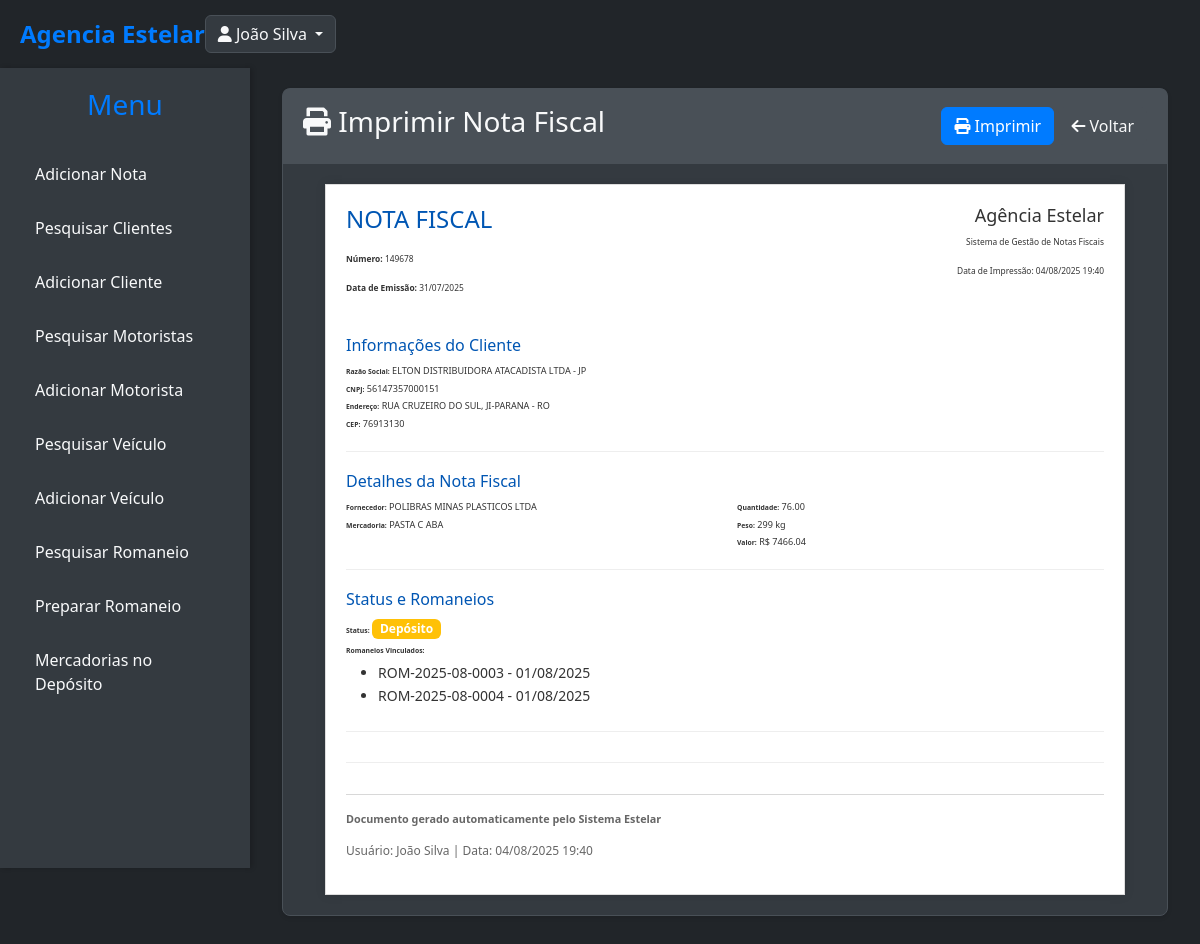
The page /notas/minhas-notas/7/imprimir/ (signed in) on the database its author committed.
### notas/models.py (models this page shows, shortened)
class Usuario(models.Model):
    TIPO_USUARIO_CHOICES = [
        ('admin', 'Administrador'),
        ('funcionario', 'Funcionário'),
        ('cliente', 'Cliente'),
    ]
    username = models.CharField(max_length=150, unique=True, verbose_name="Nome de Usuário")
    email = models.EmailField(unique=True, verbose_name="E-mail")
    first_name = models.CharField(max_length=30, verbose_name="Nome")
    last_name = models.CharField(max_length=30, verbose_name="Sobrenome")
    is_active = models.BooleanField(default=True, verbose_name="Ativo")
    is_staff = models.BooleanField(default=False, verbose_name="Staff")
    date_joined = models.DateTimeField(auto_now_add=True, verbose_name="Data de Cadastro")
    password = models.CharField(max_length=128, verbose_name="Senha")
    tipo_usuario = models.CharField(
        max_length=20,
        choices=TIPO_USUARIO_CHOICES,
        default='funcionario',
        verbose_name="Tipo de Usuário"
    )
    cliente = models.ForeignKey(
        Cliente,
        on_delete=models.CASCADE,
        null=True,
        blank=True,
        verbose_name="Cliente Vinculado"
    )
    telefone = models.CharField(max_length=20, blank=True, verbose_name="Telefone")
    ultimo_acesso = models.DateTimeField(null=True, blank=True, verbose_name="Último Acesso")
    REQUIRED_FIELDS = ['email', 'first_name', 'last_name']
    USERNAME_FIELD = 'username'
    is_authenticated = True
    is_anonymous = False
    objects = UsuarioManager()
    class Meta:
        verbose_name = "Usuário"
        verbose_name_plural = "Usuários"
        ordering = ['username']
    def get_full_name(self):
        return f"{self.first_name} {self.last_name}".strip()
    @property
    def is_admin(self):
        return self.tipo_usuario == 'admin'
    @property
    def is_funcionario(self):
        return self.tipo_usuario == 'funcionario'
    @property
    def is_cliente(self):
        return self.tipo_usuario == 'cliente'
    def can_access_funcionalidades(self):
        return self.is_admin or self.is_funcionario
    @property
    def is_anonymous(self):
        """Verifica se o usuário é anônimo"""
        return False
    @property
    def is_authenticated(self):
        return True

class NotaFiscal(models.Model):
    cliente = models.ForeignKey(Cliente, on_delete=models.PROTECT, related_name='notas_fiscais', verbose_name="Cliente")
    nota = models.CharField(max_length=50, verbose_name="Número da Nota")
    data = models.DateField(verbose_name="Data de Emissão") # Nome 'data' mantido, era o que o Django esperava
    fornecedor = models.CharField(max_length=200, verbose_name="Fornecedor")
    mercadoria = models.CharField(max_length=200, verbose_name="Mercadoria")
    quantidade = models.DecimalField(max_digits=10, decimal_places=2, verbose_name="Quantidade")
    peso = models.DecimalField(max_digits=10, decimal_places=2, verbose_name="Peso (kg)")
    valor = models.DecimalField(max_digits=10, decimal_places=2, verbose_name="Valor (R$)")
    STATUS_NF_CHOICES = [ # Renomeado para evitar conflito com Cliente.STATUS_CHOICES
        ('Depósito', 'Depósito'),
        ('Enviada', 'Enviada'),
    ]
    status = models.CharField(max_length=20, default='Depósito', choices=STATUS_NF_CHOICES, verbose_name="Status da NF")
    romaneios = models.ManyToManyField(
        'RomaneioViagem',
        related_name='notas_vinculadas', # Related_name específico para evitar conflitos
        blank=True,
        verbose_name="Romaneios Vinculados"
    )
    class Meta:
        verbose_name = "Nota Fiscal"
        verbose_name_plural = "Notas Fiscais"
        ordering = ['-data', 'nota']
        constraints = [
            UniqueConstraint(fields=['nota', 'cliente', 'mercadoria', 'quantidade', 'peso'],
                             name='unique_nota_fiscal_por_campos_chave')
        ]

class Cliente(models.Model):
    razao_social = models.CharField(max_length=255, unique=True, verbose_name="Razão Social") # Adicionado unique=True
    cnpj = models.CharField(max_length=18, unique=True, blank=True, null=True, verbose_name="CNPJ")
    nome_fantasia = models.CharField(max_length=255, blank=True, null=True, verbose_name="Nome Fantasia")
    inscricao_estadual = models.CharField(max_length=20, blank=True, null=True, verbose_name="Inscrição Estadual")
    endereco = models.CharField(max_length=255, blank=True, null=True, verbose_name="Endereço")
    numero = models.CharField(max_length=10, blank=True, null=True, verbose_name="Número")
    complemento = models.CharField(max_length=255, blank=True, null=True, verbose_name="Complemento")
    bairro = models.CharField(max_length=100, blank=True, null=True, verbose_name="Bairro")
    cidade = models.CharField(max_length=100, blank=True, null=True, verbose_name="Cidade")
    estado = models.CharField(max_length=2, blank=True, null=True, verbose_name="Estado (UF)")
    cep = models.CharField(max_length=9, blank=True, null=True, verbose_name="CEP")
    telefone = models.CharField(max_length=20, blank=True, null=True, verbose_name="Telefone")
    email = models.EmailField(blank=True, null=True, verbose_name="Email")
    STATUS_CHOICES = [
        ('Ativo', 'Ativo'),
        ('Inativo', 'Inativo'),
    ]
    status = models.CharField(max_length=10, choices=STATUS_CHOICES, default='Ativo', verbose_name="Status")
    class Meta:
        verbose_name = "Cliente"
        verbose_name_plural = "Clientes"
        ordering = ['razao_social']

class RomaneioViagem(models.Model):
    codigo = models.CharField(max_length=20, unique=True, verbose_name="Código do Romaneio")
    STATUS_ROMANEIO_CHOICES = [
        ('Rascunho', 'Rascunho'),
        ('Emitido', 'Emitido'),
    ]
    status = models.CharField(max_length=10, choices=STATUS_ROMANEIO_CHOICES, default='Rascunho', verbose_name="Status do Romaneio")
    cliente = models.ForeignKey(
        Cliente,
        on_delete=models.PROTECT,
        related_name='romaneios_cliente',
        verbose_name="Cliente"
    )
    veiculo = models.ForeignKey(
        Veiculo,
        on_delete=models.PROTECT,
        related_name='romaneios_veiculo',
        verbose_name="Unidade de Veículo"
    )
    motorista = models.ForeignKey(
        Motorista,
        on_delete=models.PROTECT,
        related_name='romaneios_motorista',
        verbose_name="Motorista"
    )
    notas_fiscais = models.ManyToManyField(
        NotaFiscal,
        related_name='romaneios_vinculados',
        blank=True,
        verbose_name="Notas Fiscais"
    )
    data_emissao = models.DateTimeField(default=timezone.now, verbose_name="Data de Emissão")
    observacoes = models.TextField(blank=True, null=True, verbose_name="Observações")
    class Meta:
        verbose_name = "Romaneio de Viagem"
        verbose_name_plural = "Romaneios de Viagem"
        ordering = ['-data_emissao', 'codigo']

### notas/views.py (the view)
# urls.py: path('minhas-notas/<int:pk>/imprimir/', views.imprimir_nota_fiscal, name='imprimir_nota_fiscal'),
@login_required
@user_passes_test(is_cliente)
def imprimir_nota_fiscal(request, pk):
    nota = get_object_or_404(NotaFiscal, pk=pk)
    if request.user.is_cliente and request.user.cliente != nota.cliente:
        messages.error(request, 'Você não tem permissão para acessar esta nota fiscal.')
        return redirect('notas:minhas_notas_fiscais')
    return render(request, 'notas/auth/imprimir_nota_fiscal.html', {
        'nota': nota
    })

### notas/templates/notas/auth/imprimir_nota_fiscal.html (shortened to what this page needs)
{% extends 'base.html' %}
{% load static %}
{% block content %}
<div class="container-fluid">
    <div class="row">
        <div class="col-12">
            <div class="card">
                <div class="card-header d-flex justify-content-between align-items-center">
                    <h3 class="card-title">
                        <i class="fas fa-print"></i> Imprimir Nota Fiscal
                    </h3>
                    <div class="print-actions-buttons">
                        <button onclick="window.print()" class="btn btn-primary">
                            <i class="fas fa-print"></i> Imprimir
                        </button>
                        <a href="{% url 'notas:minhas_notas_fiscais' %}" class="btn btn-secondary">
                            <i class="fas fa-arrow-left"></i> Voltar
                        </a>
                    </div>
                </div>
                <div class="card-body">
                    <div class="nota-fiscal-print-container">
                        <div class="print-header">
                            <div class="row">
                                <div class="col-6">
                                    <h1>NOTA FISCAL</h1>
                                    <p><strong>Número:</strong> {{ nota.nota }}</p>
                                    <p><strong>Data de Emissão:</strong> {{ nota.data|date:"d/m/Y" }}</p>
                                </div>
                                <div class="col-6 text-end">
                                    <h4>Agência Estelar</h4>
                                    <p>Sistema de Gestão de Notas Fiscais</p>
                                    <p>Data de Impressão: {% now "d/m/Y H:i" %}</p>
                                </div>
                            </div>
                        </div>
                        <div class="print-section-top">
                            <h4>Informações do Cliente</h4>
                            <p><strong>Razão Social:</strong> {{ nota.cliente.razao_social }}</p>
                            <p><strong>CNPJ:</strong> {{ nota.cliente.cnpj }}</p>
                            <p><strong>Endereço:</strong> {{ nota.cliente.endereco }}, {{ nota.cliente.cidade }} - {{ nota.cliente.estado }}</p>
                            <p><strong>CEP:</strong> {{ nota.cliente.cep }}</p>
                        </div>
                        <div class="print-section-top">
                            <h4>Detalhes da Nota Fiscal</h4>
                            <div class="row">
                                <div class="col-md-6">
                                    <p><strong>Fornecedor:</strong> {{ nota.fornecedor }}</p>
                                    <p><strong>Mercadoria:</strong> {{ nota.mercadoria }}</p>
                                </div>
                                <div class="col-md-6">
                                    <p><strong>Quantidade:</strong> {{ nota.quantidade }}</p>
                                    <p><strong>Peso:</strong> {{ nota.peso|floatformat:"0" }} kg</p>
                                    <p><strong>Valor:</strong> R$ {{ nota.valor|floatformat:"2" }}</p>
                                </div>
                            </div>
                        </div>
                        <div class="print-section-top">
                            <h4>Status e Romaneios</h4>
                            <p><strong>Status:</strong>
                                <span class="badge {% if nota.status == 'Depósito' %}bg-warning{% else %}bg-success{% endif %}">
                                    {{ nota.get_status_display }}
                                </span>
                            </p>
                            {% if nota.romaneios_vinculados.all %}
                                <p><strong>Romaneios Vinculados:</strong></p>
                                <ul>
                                    {% for romaneio in nota.romaneios_vinculados.all %}
                                        <li>{{ romaneio.codigo }} - {{ romaneio.data_emissao|date:"d/m/Y" }}</li>
                                    {% endfor %}
                                </ul>
                            {% else %}
                                <p><strong>Romaneios Vinculados:</strong> Nenhum</p>
                            {% endif %}
                        </div>
                        <div class="print-footer">
                            <hr>
                            <p><strong>Documento gerado automaticamente pelo Sistema Estelar</strong></p>
                            <p>Usuário: {{ user.get_full_name|default:user.username }} | Data: {% now "d/m/Y H:i" %}</p>
                        </div>
                    </div>
                </div>
            </div>
        </div>
    </div>
</div>
{% endblock %}

### templates/base.html (shortened to what this page needs)
{% load static %}
<!DOCTYPE html>
<html lang="pt-BR">
<head>
    <link href="https://cdn.jsdelivr.net/npm/bootstrap@5.3.3/dist/css/bootstrap.min.css" rel="stylesheet">
    <link rel="stylesheet" href="{% static 'css/style.css' %}">
    <link rel="stylesheet" href="https://cdnjs.cloudflare.com/ajax/libs/font-awesome/6.0.0-beta3/css/all.min.css">
</head>
<body>
    <div class="top-bar">
        <div class="d-flex justify-content-between align-items-center">
            <a href="{% url 'notas:listar_notas_fiscais' %}" class="logo">Agencia Estelar</a>
            <div class="user-info">
                {% if user.is_authenticated %}
                    <div class="dropdown">
                        <button class="btn btn-outline-light dropdown-toggle" type="button" id="userDropdown" data-bs-toggle="dropdown" aria-expanded="false">
                            <i class="fas fa-user"></i> {{ user.get_full_name|default:user.username }}
                        </button>
                    </div>
                {% else %}
                    <a href="{% url 'notas:login' %}" class="btn btn-outline-light">Login</a>
                {% endif %}
            </div>
        </div>
    </div>
    <div class="main-wrapper">
        {% if user.is_authenticated %}
        <div class="sidebar">
            <h3>Menu</h3>
            <nav class="sidebar-nav">
                <ul>
                    {% if user.can_access_funcionalidades %}
                    <li><a href="{% url 'notas:adicionar_nota_fiscal' %}">Adicionar Nota</a></li>
                    {% endif %}
                    {% if user.can_access_funcionalidades %}
                    <li><a href="{% url 'notas:listar_clientes' %}">Pesquisar Clientes</a></li>
                    <li><a href="{% url 'notas:adicionar_cliente' %}">Adicionar Cliente</a></li>
                    {% endif %}
                    {% if user.can_access_funcionalidades %}
                    <li><a href="{% url 'notas:listar_motoristas' %}">Pesquisar Motoristas</a></li>
                    <li><a href="{% url 'notas:adicionar_motorista' %}">Adicionar Motorista</a></li>
                    {% endif %}
                    {% if user.can_access_funcionalidades %}
                    <li><a href="{% url 'notas:listar_veiculos' %}">Pesquisar Veículo</a></li>
                    <li><a href="{% url 'notas:adicionar_veiculo' %}">Adicionar Veículo</a></li>
                    {% endif %}
                    {% if user.can_access_funcionalidades %}
                    <li><a href="{% url 'notas:listar_romaneios' %}">Pesquisar Romaneio</a></li>
                    <li><a href="{% url 'notas:adicionar_romaneio' %}">Preparar Romaneio</a></li>
                    {% endif %}
                    {% if user.can_access_funcionalidades %}
                    <li><a href="{% url 'notas:pesquisar_mercadorias_deposito' %}">Mercadorias no Depósito</a></li>
                    {% endif %}
                </ul>
            </nav>
        </div>
        {% endif %}
        <div class="main-content">
            {% block content %}{% endblock %}
        </div>
    </div>
</body>
</html>

### rows shown on the page
Usuario: get_full_name "João Silva"
NotaFiscal: nota "149678", data "31/07/2025", cliente.razao_social "ELTON DISTRIBUIDORA ATACADISTA LTDA - JP", cliente.cnpj "56147357000151", cliente.endereco "RUA CRUZEIRO DO SUL", cliente.cidade "JI-PARANA", cliente.estado "RO", cliente.cep "76913130", fornecedor "POLIBRAS MINAS PLASTICOS LTDA", mercadoria "PASTA C ABA", quantidade "76.00", peso "299", valor "7466.04", status "Depósito"
RomaneioViagem: codigo "ROM-2025-08-0003", data_emissao "01/08/2025"
RomaneioViagem: codigo "ROM-2025-08-0004", data_emissao "01/08/2025"
